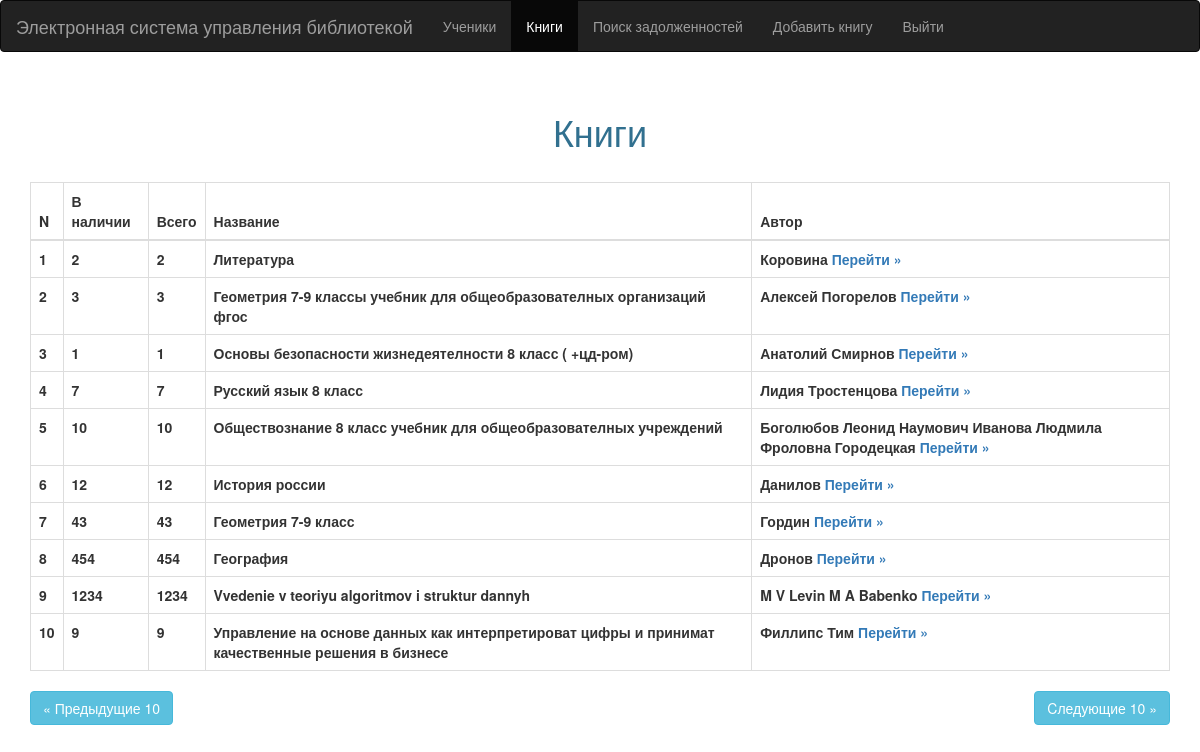
The page /get_books on the database its author committed.
### tables this page shows
CREATE TABLE Books_Tab(ID INTEGER PRIMARY KEY AUTOINCREMENT, In_Stock int NULL, All_Books int NULL, Name_Of_Book nvarchar(150) NULL, Author_Of_Book nvarchar(150) NULL, ISBN nvarchar(20) NULL);

### server.py (the view)
@app.route('/get_books', methods=['GET', 'POST'])
def get_books():
    books = list(map(lambda x: [x[0], x[1], x[2], x[3][0].upper() + x[3][1:], title(x[4])],
                      list(map(list, executes_for_web.select_tab(1, 1)))))
    return render_template('book.html', books=books)

### executes_for_web.py (called while the page is built)
def select_tab(tab, start_line):
    print('Trying to connect:')
    try:
        connection = sqlite3.connect('TSL.db', timeout=10)
        print('Connected')
    except:
        print('Could not connect')
    cursor = connection.cursor()
    if tab:
        return list(map(lambda x: x[:-1], cursor.execute("select * from Books_Tab WHERE ID >= '{0}' and ID < '{0}' + 10".format(start_line)).fetchall()))
    return list(map(lambda x: x[:-2], cursor.execute("select * from Main_Tab WHERE ID >= '{0}' and ID < '{0}' + 10".format(start_line)).fetchall()))
    connection.close()

### server.py (called while the page is built)
def title(string):
    return ' '.join(list(map(lambda x: x[0].upper() + x[1:], string.split())))

### templates/book.html
{%extends "layer.html"%}
{% block body %}
<nav class="navbar navbar-inverse">
    <div class="container-fluid">
        <div class="navbar-header">
            <span class="navbar-brand">Электронная система управления библиотекой</span>
        </div>
        <div>
            <ul class="nav navbar-nav">
                <li><a href="{{ url_for('get_students')}}">Ученики</a></li>
                <li class="active"><a href="{{ url_for('get_books')}}">Книги</a></li>
                <li><a href="{{ url_for('main') }}" >Поиск задолженностей</a></li>
                <li><a href="{{ url_for('addbook') }}" >Добавить книгу</a></li>
                <li><a href="{{ url_for('logout') }}">Выйти</a></li>
            </ul>
        </div>
    </div>
</nav>
<br>
<div class="container" align="center">
    <h1 class="text-info ">Книги</h1>
    <br>
     <div class="table-responsive">
        <table class="table table-hover table-bordered">
            <thead>
            <tr>
                <th>N</th>
                <th>В наличии</th>
                <th>Всего</th>
                <th>Название</th>
                <th>Автор</th>
            </tr>
           </thead>
            <tbody>
            {%for i in books%}
            <tr>
                <th>{{i[0]}}</th>
                <th>{{i[1]}}</th>
                <th>{{i[2]}}</th>
                <th>{{i[3]}}</th>
                <th>{{i[4]}} <a href="{{ url_for('book', name=i[3]+ '_' +i[4])}}">Перейти &raquo;</a></th>
            </tr>
            {% endfor %}
            </tbody>
        </table>
         <div class="row">
             <div align="left" class="col-md-6">
                 <form method="post">
                     <button class="btn btn-info" name="Previous">&laquo; Предыдущие 10</button>
                 </form>
             </div>
             <div class="col-md-6" align="right">
                 <form method="post">
                     <button class="btn btn-info" name="Next">Cледующие 10 &raquo;</button>
                 </form>
             </div>
         </div>
    </div>
</div>
{%endblock%}

### templates/layer.html (shortened to what this page needs)
<!DOCTYPE html>
<html lang="en">
<head>
    <link href="//cdnjs.cloudflare.com/ajax/libs/twitter-bootstrap/3.3.7/css/bootstrap.min.css" rel="stylesheet">
</head>
{%block body%}{%endblock%}
</html>

### rows shown on the page
Books_Tab: ID "1", i "2", Name_Of_Book "Литература", Author_Of_Book "Коровина"
Books_Tab: ID "2", i "3", Name_Of_Book "Геометрия 7-9 классы учебник для общеобразователных организаций фгос", Author_Of_Book "Алексей Погорелов"
Books_Tab: ID "3", i "1", Name_Of_Book "Основы безопасности жизнедеятелности 8 класс ( +цд-ром)", Author_Of_Book "Анатолий Смирнов"
Books_Tab: ID "4", i "7", Name_Of_Book "Русский язык 8 класс", Author_Of_Book "Лидия Тростенцова"
Books_Tab: ID "5", i "10", Name_Of_Book "Обществознание 8 класс учебник для общеобразователных учреждений", Author_Of_Book "Боголюбов Леонид Наумович Иванова Людмила Фроловна Городецкая"
Books_Tab: ID "6", i "12", Name_Of_Book "История россии", Author_Of_Book "Данилов"
Books_Tab: ID "7", i "43", Name_Of_Book "Геометрия 7-9 класс", Author_Of_Book "Гордин"
Books_Tab: ID "8", In_Stock "454", All_Books "454", Name_Of_Book "География", Author_Of_Book "Дронов"
Books_Tab: ID "9", In_Stock "1234", All_Books "1234", Name_Of_Book "Vvedenie v teoriyu algoritmov i struktur dannyh", Author_Of_Book "M V Levin M A Babenko"
Books_Tab: ID "10", i "9", Name_Of_Book "Управление на основе данных как интерпретироват цифры и принимат качественные решения в бизнесе", Author_Of_Book "Филлипс Тим"
